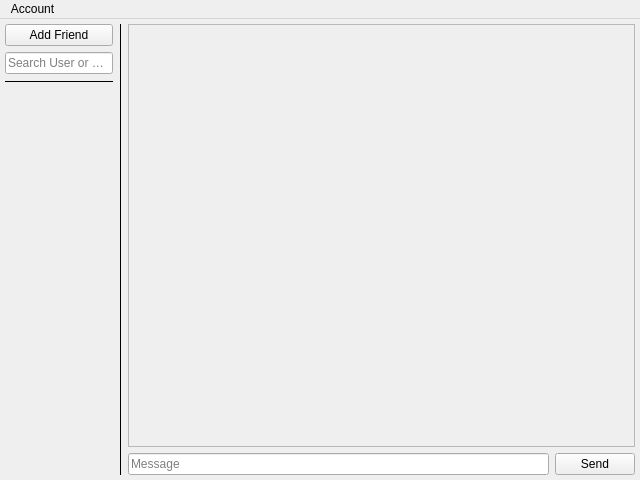
<?xml version="1.0" encoding="UTF-8"?>
<ui version="4.0">
 <class>ChatPage</class>
 <widget class="QMainWindow" name="ChatPage">
  <property name="geometry">
   <rect>
    <x>0</x>
    <y>0</y>
    <width>640</width>
    <height>480</height>
   </rect>
  </property>
  <property name="windowTitle">
   <string>MainWindow</string>
  </property>
  <widget class="QWidget" name="centralwidget">
   <layout class="QGridLayout" name="gridLayout">
    <property name="leftMargin">
     <number>5</number>
    </property>
    <property name="topMargin">
     <number>5</number>
    </property>
    <property name="rightMargin">
     <number>5</number>
    </property>
    <property name="bottomMargin">
     <number>5</number>
    </property>
    <item row="0" column="0">
     <widget class="QWidget" name="friendsListWidget" native="true">
      <property name="sizePolicy">
       <sizepolicy hsizetype="Fixed" vsizetype="Preferred">
        <horstretch>0</horstretch>
        <verstretch>0</verstretch>
       </sizepolicy>
      </property>
      <layout class="QVBoxLayout" name="friendsListLayout">
       <property name="leftMargin">
        <number>0</number>
       </property>
       <property name="topMargin">
        <number>0</number>
       </property>
       <property name="rightMargin">
        <number>0</number>
       </property>
       <property name="bottomMargin">
        <number>0</number>
       </property>
       <item>
        <widget class="QPushButton" name="addFriendButton">
         <property name="text">
          <string>Add Friend</string>
         </property>
        </widget>
       </item>
       <item>
        <widget class="QLineEdit" name="searchLineEdit">
         <property name="toolTip">
          <string/>
         </property>
         <property name="placeholderText">
          <string>Search User or Group</string>
         </property>
        </widget>
       </item>
       <item>
        <widget class="Line" name="line">
         <property name="frameShadow">
          <enum>QFrame::Plain</enum>
         </property>
         <property name="orientation">
          <enum>Qt::Horizontal</enum>
         </property>
        </widget>
       </item>
       <item>
        <spacer name="verticalSpacer">
         <property name="orientation">
          <enum>Qt::Vertical</enum>
         </property>
         <property name="sizeHint" stdset="0">
          <size>
           <width>20</width>
           <height>40</height>
          </size>
         </property>
        </spacer>
       </item>
      </layout>
     </widget>
    </item>
    <item row="0" column="2">
     <widget class="QWidget" name="widget_2" native="true">
      <layout class="QGridLayout" name="gridLayout_2">
       <property name="leftMargin">
        <number>0</number>
       </property>
       <property name="topMargin">
        <number>0</number>
       </property>
       <property name="rightMargin">
        <number>0</number>
       </property>
       <property name="bottomMargin">
        <number>0</number>
       </property>
       <item row="0" column="0">
        <widget class="QScrollArea" name="messagesArea">
         <property name="widgetResizable">
          <bool>true</bool>
         </property>
         <widget class="QWidget" name="scrollAreaWidgetContents">
          <property name="geometry">
           <rect>
            <x>0</x>
            <y>0</y>
            <width>491</width>
            <height>412</height>
           </rect>
          </property>
         </widget>
        </widget>
       </item>
       <item row="1" column="0">
        <widget class="QWidget" name="widget_3" native="true">
         <layout class="QHBoxLayout" name="horizontalLayout">
          <property name="leftMargin">
           <number>0</number>
          </property>
          <property name="topMargin">
           <number>0</number>
          </property>
          <property name="rightMargin">
           <number>0</number>
          </property>
          <property name="bottomMargin">
           <number>0</number>
          </property>
          <item>
           <widget class="QLineEdit" name="messageLineEdit">
            <property name="placeholderText">
             <string>Message</string>
            </property>
           </widget>
          </item>
          <item>
           <widget class="QPushButton" name="sendMessageButton">
            <property name="enabled">
             <bool>true</bool>
            </property>
            <property name="text">
             <string>Send</string>
            </property>
           </widget>
          </item>
         </layout>
        </widget>
       </item>
      </layout>
     </widget>
    </item>
    <item row="0" column="1">
     <widget class="Line" name="line_2">
      <property name="frameShadow">
       <enum>QFrame::Plain</enum>
      </property>
      <property name="orientation">
       <enum>Qt::Vertical</enum>
      </property>
     </widget>
    </item>
   </layout>
  </widget>
  <widget class="QMenuBar" name="menuBar">
   <property name="geometry">
    <rect>
     <x>0</x>
     <y>0</y>
     <width>640</width>
     <height>21</height>
    </rect>
   </property>
   <widget class="QMenu" name="menuAccount">
    <property name="title">
     <string>Account</string>
    </property>
    <addaction name="changeAccountAction"/>
   </widget>
   <addaction name="menuAccount"/>
  </widget>
  <action name="changeAccountAction">
   <property name="text">
    <string>Change Account</string>
   </property>
  </action>
 </widget>
 <resources/>
 <connections/>
</ui>
